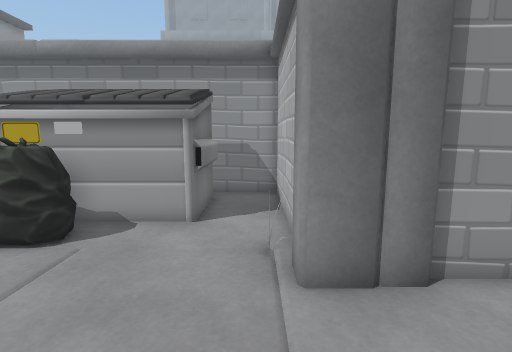
view 1 (above)

16 first-person views from a walk through a 3-D level made in the Unity game engine. The camera is 1.4 m above the floor, tilts 8° down and sees 85° across. The floor is counted in squares, 0.5 m on a side. Each view is taken from the middle of a square. On the plan, view 1 faces up. The plan holds only what a view shows up to about 19 squares ahead; the rest is blank. The place goes on beyond the plan. The player is left out.

view 2
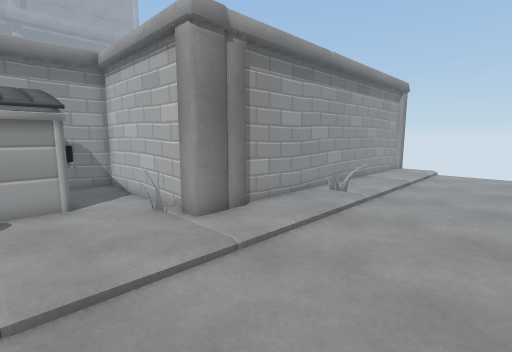

view 3
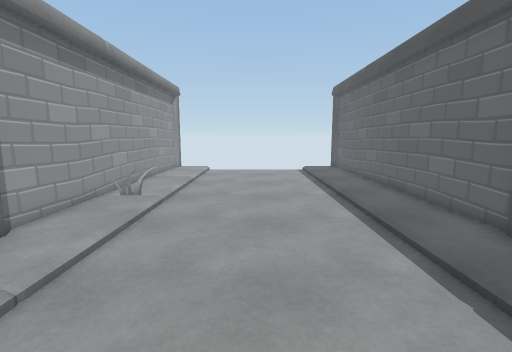

view 4
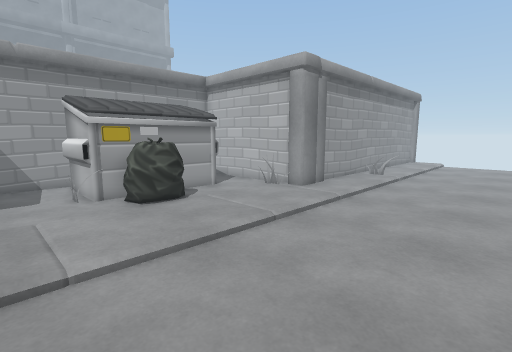

view 5
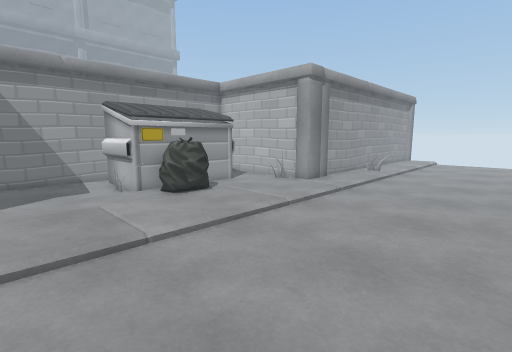

view 6
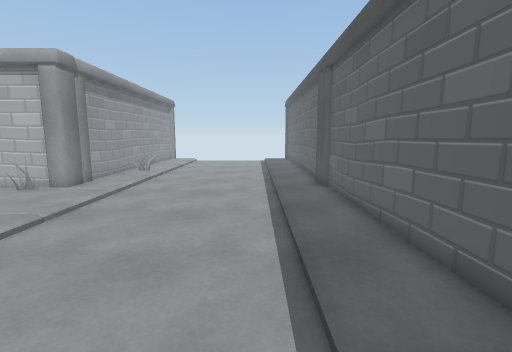

view 7
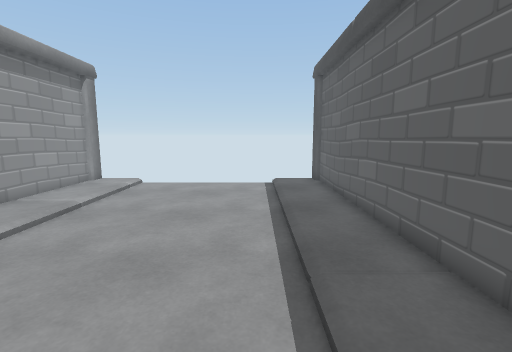

view 8
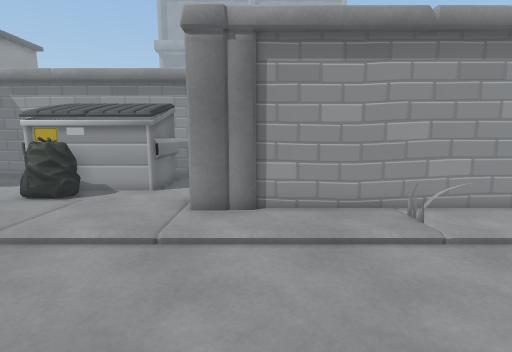

view 9
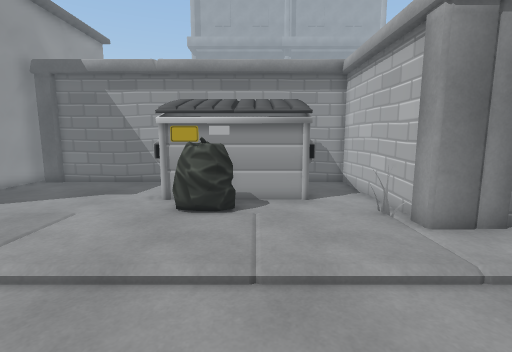

view 10
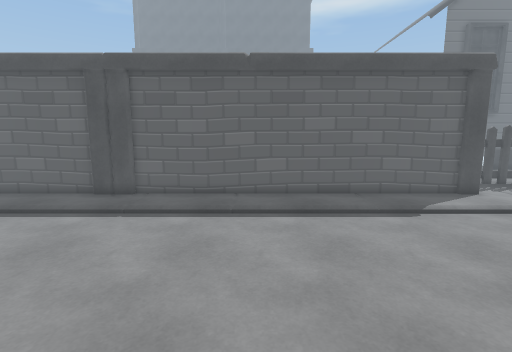

view 11
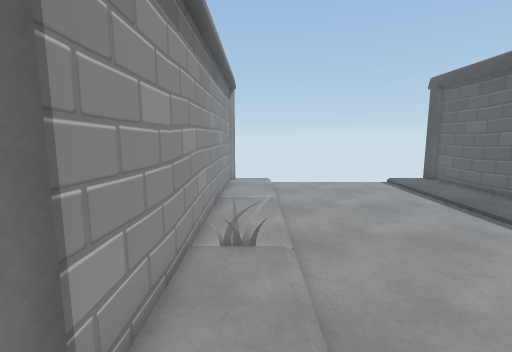

view 12
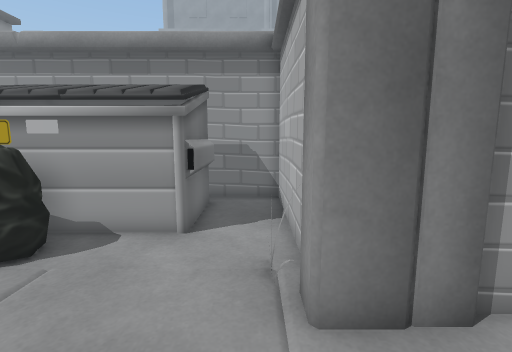

view 13
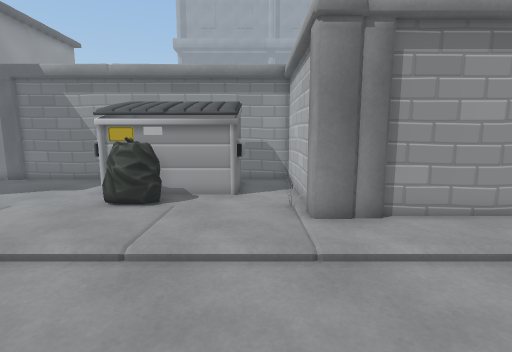

view 14
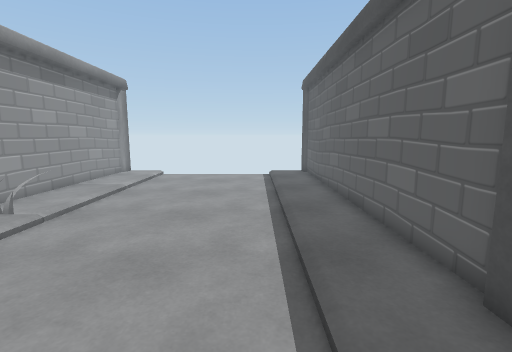

view 15
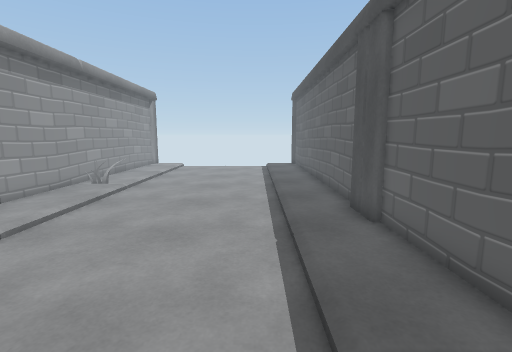

view 16
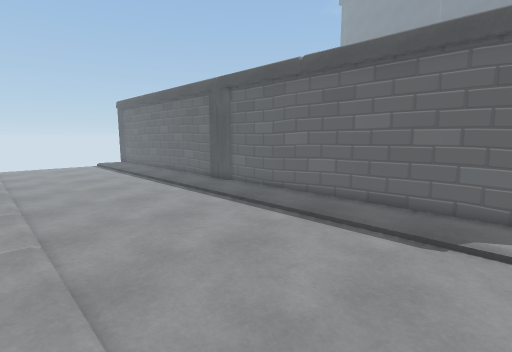

### Floor plan
Key: @ floor where view 1 was taken; # wall or solid block; . main floor; : floor 0.25 m higher than the main floor; / step, stairs or slope; = window, fence, low wall or low ledge; ^ raised ledge; U dumpster.
Columns run from 13 left of view 1 to 20 right of it. Each row starts with its distance up from view 1.
 13 ######     ####
 12 .....UUUUUUU..#
 11 .....UUUUUUU..#
 10 .....UUUUUUU..#
  9 .....UUUUUUU..#
  8 .....UU#UUUU..#
  7 ......=^=.....#
  6 :::.:::=#.::::#
  5 :::.:::::.::::###################
  4 :::.:::::.::::###::::.:::::.::::##
  3 :::.:::::.:::::::::::.:::::.:::::
  2 /////////////////////////////////
  1 .................................
  0 .............@...................
 -1 .................................
 -2 .................................
 -3 .................................
 -4 .................................
 -5 .................................
 -6 .................................
 -7 :::.:::::.:::::::::::.:::::.:::::
 -8 :::.:::::.::::###::::.:::::.::::##
 -9 #################################

Where each view was taken, in squares from view 1:
view 1: 0 up, 0 right, facing up
view 2: 3 down, 4 left, facing up-right
view 3: 2 down, 4 left, facing right
view 4: 4 down, 11 left, facing up-right
view 5: 5 down, 13 left, facing up-right
view 6: 5 down, 13 left, facing right
view 7: 5 down, 3 right, facing right
view 8: 5 down, 3 right, facing up
view 9: 3 down, 4 left, facing up
view 10: 5 up, 5 left, facing down
view 11: 3 up, 1 right, facing right
view 12: 1 up, 0 right, facing up
view 13: 4 down, 1 left, facing up
view 14: 5 down, 1 left, facing right
view 15: 5 down, 7 left, facing right
view 16: 3 up, 13 left, facing down-right
